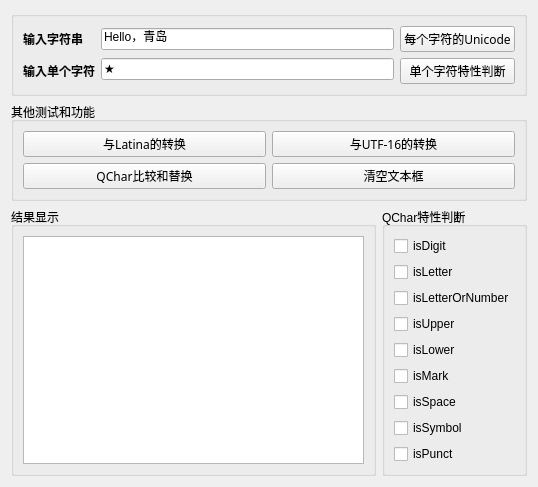
<?xml version="1.0" encoding="UTF-8"?>
<ui version="4.0">
 <class>Widget</class>
 <widget class="QWidget" name="Widget">
  <property name="geometry">
   <rect>
    <x>0</x>
    <y>0</y>
    <width>538</width>
    <height>411</height>
   </rect>
  </property>
  <property name="windowTitle">
   <string>QChar常用功能</string>
  </property>
  <layout class="QGridLayout" name="gridLayout">
   <item row="0" column="0">
    <layout class="QVBoxLayout" name="verticalLayout_9">
     <item>
      <layout class="QVBoxLayout" name="verticalLayout_7">
       <item>
        <widget class="QGroupBox" name="groupBox_2">
         <property name="title">
          <string/>
         </property>
         <layout class="QHBoxLayout" name="horizontalLayout_3">
          <item>
           <layout class="QVBoxLayout" name="verticalLayout_4">
            <item>
             <widget class="QLabel" name="label_2">
              <property name="font">
               <font>
                <family>宋体</family>
                <bold>true</bold>
               </font>
              </property>
              <property name="text">
               <string>输入字符串</string>
              </property>
             </widget>
            </item>
            <item>
             <widget class="QLabel" name="label_3">
              <property name="font">
               <font>
                <family>宋体</family>
                <bold>true</bold>
               </font>
              </property>
              <property name="text">
               <string>输入单个字符</string>
              </property>
             </widget>
            </item>
           </layout>
          </item>
          <item>
           <layout class="QVBoxLayout" name="verticalLayout_3">
            <item>
             <widget class="QLineEdit" name="editStr">
              <property name="text">
               <string>Hello，青岛</string>
              </property>
             </widget>
            </item>
            <item>
             <widget class="QLineEdit" name="editChar">
              <property name="text">
               <string>★</string>
              </property>
             </widget>
            </item>
           </layout>
          </item>
          <item>
           <layout class="QVBoxLayout" name="verticalLayout_5">
            <item>
             <widget class="QPushButton" name="btnGetChars">
              <property name="font">
               <font>
                <family>新宋体</family>
               </font>
              </property>
              <property name="text">
               <string>每个字符的Unicode</string>
              </property>
             </widget>
            </item>
            <item>
             <widget class="QPushButton" name="btnCharJudge">
              <property name="font">
               <font>
                <family>新宋体</family>
               </font>
              </property>
              <property name="text">
               <string>单个字符特性判断</string>
              </property>
             </widget>
            </item>
           </layout>
          </item>
         </layout>
        </widget>
       </item>
       <item>
        <widget class="QGroupBox" name="groupBox">
         <property name="title">
          <string>其他测试和功能</string>
         </property>
         <layout class="QHBoxLayout" name="horizontalLayout">
          <item>
           <layout class="QVBoxLayout" name="verticalLayout">
            <item>
             <widget class="QPushButton" name="btnCovLatin1">
              <property name="font">
               <font>
                <family>新宋体</family>
               </font>
              </property>
              <property name="text">
               <string>与Latina的转换</string>
              </property>
             </widget>
            </item>
            <item>
             <widget class="QPushButton" name="btnCompare">
              <property name="font">
               <font>
                <family>新宋体</family>
               </font>
              </property>
              <property name="text">
               <string>QChar比较和替换</string>
              </property>
             </widget>
            </item>
           </layout>
          </item>
          <item>
           <layout class="QVBoxLayout" name="verticalLayout_6">
            <item>
             <widget class="QPushButton" name="btnCovUTF16">
              <property name="font">
               <font>
                <family>新宋体</family>
               </font>
              </property>
              <property name="text">
               <string>与UTF-16的转换</string>
              </property>
             </widget>
            </item>
            <item>
             <widget class="QPushButton" name="btn_Clear">
              <property name="font">
               <font>
                <family>新宋体</family>
               </font>
              </property>
              <property name="text">
               <string>清空文本框</string>
              </property>
             </widget>
            </item>
           </layout>
          </item>
         </layout>
        </widget>
       </item>
      </layout>
     </item>
     <item>
      <layout class="QHBoxLayout" name="horizontalLayout_2">
       <item>
        <widget class="QGroupBox" name="groupBox_4">
         <property name="title">
          <string>结果显示</string>
         </property>
         <layout class="QVBoxLayout" name="verticalLayout_2">
          <item>
           <widget class="QPlainTextEdit" name="plainTextEdit"/>
          </item>
         </layout>
        </widget>
       </item>
       <item>
        <widget class="QGroupBox" name="groupBox_3">
         <property name="title">
          <string>QChar特性判断</string>
         </property>
         <layout class="QVBoxLayout" name="verticalLayout_8">
          <item>
           <widget class="QCheckBox" name="checkDigit">
            <property name="text">
             <string>isDigit</string>
            </property>
           </widget>
          </item>
          <item>
           <widget class="QCheckBox" name="checkLetter">
            <property name="text">
             <string>isLetter</string>
            </property>
           </widget>
          </item>
          <item>
           <widget class="QCheckBox" name="checkLetterOrNumber">
            <property name="text">
             <string>isLetterOrNumber</string>
            </property>
           </widget>
          </item>
          <item>
           <widget class="QCheckBox" name="checkUpper">
            <property name="text">
             <string>isUpper</string>
            </property>
           </widget>
          </item>
          <item>
           <widget class="QCheckBox" name="checkLower">
            <property name="text">
             <string>isLower</string>
            </property>
           </widget>
          </item>
          <item>
           <widget class="QCheckBox" name="checkMark">
            <property name="text">
             <string>isMark</string>
            </property>
           </widget>
          </item>
          <item>
           <widget class="QCheckBox" name="checkSpace">
            <property name="text">
             <string>isSpace</string>
            </property>
           </widget>
          </item>
          <item>
           <widget class="QCheckBox" name="checkSymbol">
            <property name="text">
             <string>isSymbol</string>
            </property>
           </widget>
          </item>
          <item>
           <widget class="QCheckBox" name="checkPunct">
            <property name="text">
             <string>isPunct</string>
            </property>
           </widget>
          </item>
         </layout>
        </widget>
       </item>
      </layout>
     </item>
    </layout>
   </item>
  </layout>
 </widget>
 <resources/>
 <connections/>
</ui>
